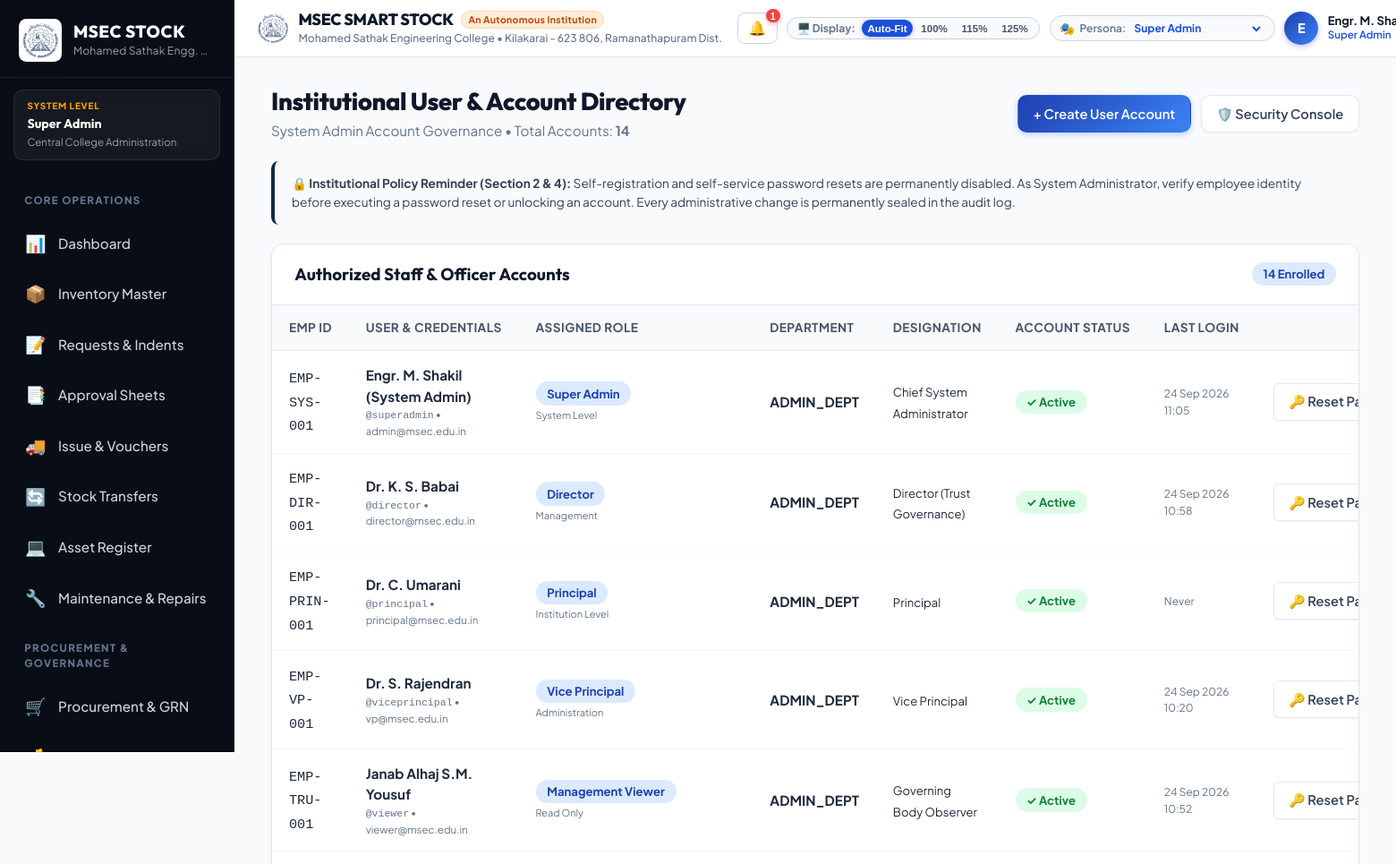
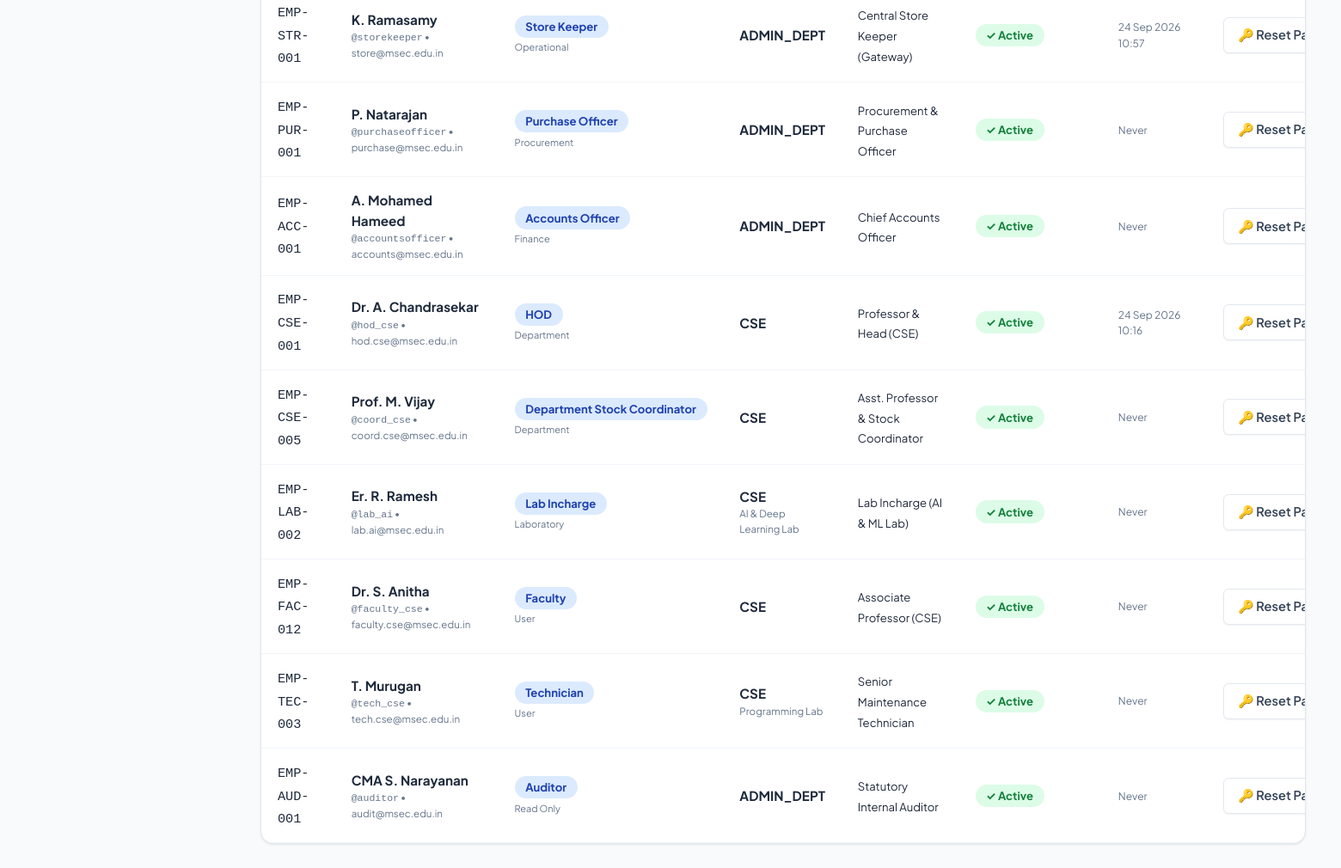
Screenshot of /index.php?route=admin_users (signed in) with the database file from the repository (2 pictures, top to bottom).
### tables this page shows
CREATE TABLE users (
                id INTEGER PRIMARY KEY AUTOINCREMENT,
                username VARCHAR(100) NOT NULL UNIQUE,
                password_hash VARCHAR(255) NOT NULL,
                full_name VARCHAR(150) NOT NULL,
                email VARCHAR(150) NOT NULL UNIQUE,
                phone VARCHAR(50),
                employee_id VARCHAR(50),
                designation VARCHAR(150),
                role_key VARCHAR(50) NOT NULL,
                dept_id INT NULL,
                lab_id INT NULL,
                status VARCHAR(50) DEFAULT 'Active',
                failed_attempts INT DEFAULT 0,
                locked_until DATETIME NULL,
                last_login_at DATETIME NULL,
                last_login_ip VARCHAR(50) NULL,
                created_at DATETIME DEFAULT (datetime('now', 'localtime'))
            );

CREATE TABLE departments (
                id INTEGER PRIMARY KEY AUTOINCREMENT,
                org_id INT DEFAULT 1,
                code VARCHAR(50) NOT NULL UNIQUE,
                name VARCHAR(255) NOT NULL,
                hod_user_id INT NULL,
                created_at DATETIME DEFAULT (datetime('now', 'localtime'))
            );

CREATE TABLE laboratories (
                id INTEGER PRIMARY KEY AUTOINCREMENT,
                dept_id INT NOT NULL,
                code VARCHAR(50) NOT NULL,
                name VARCHAR(255) NOT NULL,
                incharge_user_id INT NULL,
                location VARCHAR(255),
                created_at DATETIME DEFAULT (datetime('now', 'localtime'))
            );

### views/admin/users.php (the view, shortened to what this page needs)
<?php
$pdo = Database::getInstance();
$users = $pdo->query("
    SELECT u.*, d.name as dept_name, d.code as dept_code, l.name as lab_name
    FROM users u
    LEFT JOIN departments d ON u.dept_id = d.id
    LEFT JOIN laboratories l ON u.lab_id = l.id
    ORDER BY u.id ASC
")->fetchAll(PDO::FETCH_ASSOC);
?>
<div class="page-header">
    <div>
        <h2 class="page-title">Institutional User & Account Directory</h2>
        <div class="page-desc">System Admin Account Governance &bull; Total Accounts: <strong><?= count($users) ?></strong></div>
    </div>
    <div style="display: flex; gap: 10px;">
        <button type="button" class="btn btn-primary" onclick="openCreateUserModal()">+ Create User Account</button>
        <a href="index.php?route=admin_security" class="btn btn-secondary">🛡️ Security Console</a>
    </div>
</div>
<div style="background: #f8fafc; border-left: 4px solid #102a43; padding: 14px 18px; border-radius: 8px; margin-bottom: 20px; font-size: 13px; color: #334155; line-height: 1.5;">
    <strong>🔒 Institutional Policy Reminder (Section 2 & 4):</strong>
    Self-registration and self-service password resets are permanently disabled. As System Administrator, verify employee identity before executing a password reset or unlocking an account. Every administrative change is permanently sealed in the audit log.
</div>
<div class="card">
    <div class="card-header">
        <div class="card-title">Authorized Staff & Officer Accounts</div>
        <span class="badge badge-primary"><?= count($users) ?> Enrolled</span>
    </div>
    <div class="card-body" style="padding: 0;">
        <div class="data-table-container">
            <table class="data-table">
                <thead>
                    <tr>
                        <th>Emp ID</th>
                        <th>User & Credentials</th>
                        <th>Assigned Role</th>
                        <th>Department</th>
                        <th>Designation</th>
                        <th>Account Status</th>
                        <th>Last Login</th>
                        <th style="text-align: right;">Security Actions</th>
                    </tr>
                </thead>
                <tbody>
                    <?php foreach ($users as $u):
                        $roleInfo = ROLES[$u['role_key']] ?? ['name' => $u['role_key'], 'level' => 'General'];
                        $isLocked = ($u['status'] === 'Locked');
                        $isActive = ($u['status'] === 'Active');
                    ?>
                        <tr>
                            <td><code><?= htmlspecialchars($u['employee_id'] ?? ('EMP-' . str_pad($u['id'], 3, '0', STR_PAD_LEFT))) ?></code></td>
                            <td>
                                <strong><?= htmlspecialchars($u['full_name']) ?></strong>
                                <div style="font-size: 11px; color: #64748b;">
                                    <code>@<?= htmlspecialchars($u['username']) ?></code> &bull; <?= htmlspecialchars($u['email']) ?>
                                </div>
                            </td>
                            <td>
                                <span class="badge badge-primary"><?= htmlspecialchars($roleInfo['name']) ?></span>
                                <div style="font-size: 10.5px; color: #64748b; margin-top: 2px;"><?= htmlspecialchars($roleInfo['level']) ?></div>
                            </td>
                            <td>
                                <strong><?= htmlspecialchars($u['dept_code'] ?? 'Central') ?></strong>
                                <?php if (!empty($u['lab_name'])): ?>
                                    <div style="font-size: 11px; color: #64748b;"><?= htmlspecialchars($u['lab_name']) ?></div>
                                <?php endif; ?>
                            </td>
                            <td>
                                <span style="font-size: 12.5px;"><?= htmlspecialchars($u['designation'] ?? 'Staff') ?></span>
                            </td>
                            <td>
                                <?php if ($isLocked): ?>
                                    <span class="badge badge-danger">🔒 Locked</span>
                                <?php elseif ($isActive): ?>
                                    <span class="badge badge-success">✓ Active</span>
                                <?php else: ?>
                                    <span class="badge badge-neutral">✕ Inactive</span>
                                <?php endif; ?>
                            </td>
                            <td style="font-size: 11.5px; color: #64748b;">
                                <?= $u['last_login_at'] ? date('d M Y H:i', strtotime($u['last_login_at'])) : 'Never' ?>
                            </td>
                            <td style="text-align: right;">
                                <div style="display: inline-flex; gap: 6px;">
                                    <button type="button" class="btn btn-secondary btn-sm" onclick="openResetPasswordModal(<?= $u['id'] ?>, '<?= htmlspecialchars(addslashes($u['full_name'])) ?>', '<?= htmlspecialchars(addslashes($u['username'])) ?>')" title="Admin Password Reset">
                                        🔑 Reset Pass
                                    </button>
                                </div>
                            </td>
                        </tr>
                    <?php endforeach; ?>
                </tbody>
            </table>
        </div>
    </div>
</div>

### rows the page displays
users: employee "EMP-SYS-001", full_name "Engr. M. Shakil (System Admin)", username "superadmin", email "admin@msec.edu.in", role_key "Super Admin", role_key "System Level", departments.code "ADMIN_DEPT", designation "Chief System Administrator", status "✓ Active", last_login_at "24 Sep 2026 11:05"
users: employee "EMP-DIR-001", full_name "Dr. K. S. Babai", username "director", email "director@msec.edu.in", role_key "Director", role_key "Management", departments.code "ADMIN_DEPT", designation "Director (Trust Governance)", status "✓ Active", last_login_at "24 Sep 2026 10:58"
users: employee "EMP-PRIN-001", full_name "Dr. C. Umarani", username "principal", email "principal@msec.edu.in", role_key "Principal", role_key "Institution Level", departments.code "ADMIN_DEPT", designation "Principal", status "✓ Active", shows "Never"
users: employee "EMP-VP-001", full_name "Dr. S. Rajendran", username "viceprincipal", email "vp@msec.edu.in", role_key "Vice Principal", role_key "Administration", departments.code "ADMIN_DEPT", designation "Vice Principal", status "✓ Active", last_login_at "24 Sep 2026 10:20"
users: employee "EMP-TRU-001", full_name "Janab Alhaj S.M. Yousuf", username "viewer", email "viewer@msec.edu.in", role_key "Management Viewer", role_key "Read Only", departments.code "ADMIN_DEPT", designation "Governing Body Observer", status "✓ Active", last_login_at "24 Sep 2026 10:52"
users: employee "EMP-STR-001", full_name "K. Ramasamy", username "storekeeper", email "store@msec.edu.in", role_key "Store Keeper", role_key "Operational", departments.code "ADMIN_DEPT", designation "Central Store Keeper (Gateway)", status "✓ Active", last_login_at "24 Sep 2026 10:57"
users: employee "EMP-PUR-001", full_name "P. Natarajan", username "purchaseofficer", email "purchase@msec.edu.in", role_key "Purchase Officer", role_key "Procurement", departments.code "ADMIN_DEPT", designation "Procurement & Purchase Officer", status "✓ Active", shows "Never"
users: employee "EMP-ACC-001", full_name "A. Mohamed Hameed", username "accountsofficer", email "accounts@msec.edu.in", role_key "Accounts Officer", role_key "Finance", departments.code "ADMIN_DEPT", designation "Chief Accounts Officer", status "✓ Active", shows "Never"
users: employee "EMP-CSE-001", full_name "Dr. A. Chandrasekar", username "hod_cse", email "hod.cse@msec.edu.in", role_key "HOD", role_key "Department", departments.code "CSE", designation "Professor & Head (CSE)", status "✓ Active", last_login_at "24 Sep 2026 10:16"
users: employee "EMP-CSE-005", full_name "Prof. M. Vijay", username "coord_cse", email "coord.cse@msec.edu.in", role_key "Department Stock Coordinator", role_key "Department", departments.code "CSE", designation "Asst. Professor & Stock Coordinator", status "✓ Active", shows "Never"
users: employee "EMP-LAB-002", full_name "Er. R. Ramesh", username "lab_ai", email "lab.ai@msec.edu.in", role_key "Lab Incharge", role_key "Laboratory", departments.code "CSE", laboratories.name "AI & Deep Learning Lab", designation "Lab Incharge (AI & ML Lab)", status "✓ Active", shows "Never"
users: employee "EMP-FAC-012", full_name "Dr. S. Anitha", username "faculty_cse", email "faculty.cse@msec.edu.in", role_key "Faculty", role_key "User", departments.code "CSE", designation "Associate Professor (CSE)", status "✓ Active", shows "Never"
users: employee "EMP-TEC-003", full_name "T. Murugan", username "tech_cse", email "tech.cse@msec.edu.in", role_key "Technician", role_key "User", departments.code "CSE", laboratories.name "Programming Lab", designation "Senior Maintenance Technician", status "✓ Active", shows "Never"
users: employee "EMP-AUD-001", full_name "CMA S. Narayanan", username "auditor", email "audit@msec.edu.in", role_key "Auditor", role_key "Read Only", departments.code "ADMIN_DEPT", designation "Statutory Internal Auditor", status "✓ Active", shows "Never"

### other values shown
$roleLevel "SYSTEM LEVEL"
$roleName "Super Admin"
$user['dept_name'] "Central College Administration"
APP_NAME "MSEC SMART STOCK"
APP_INSTITUTION_TAGLINE "An Autonomous Institution"
APP_INSTITUTION_FULL "Mohamed Sathak Engineering College"
APP_INSTITUTION_LOCATION "Kilakarai - 623 806, Ramanathapuram Dist."
$unreadCount "1"
substr($user['full_name'] ?? 'U', 0, 1) "E"
$user['full_name'] "Engr. M.…"
count($users) "14"
